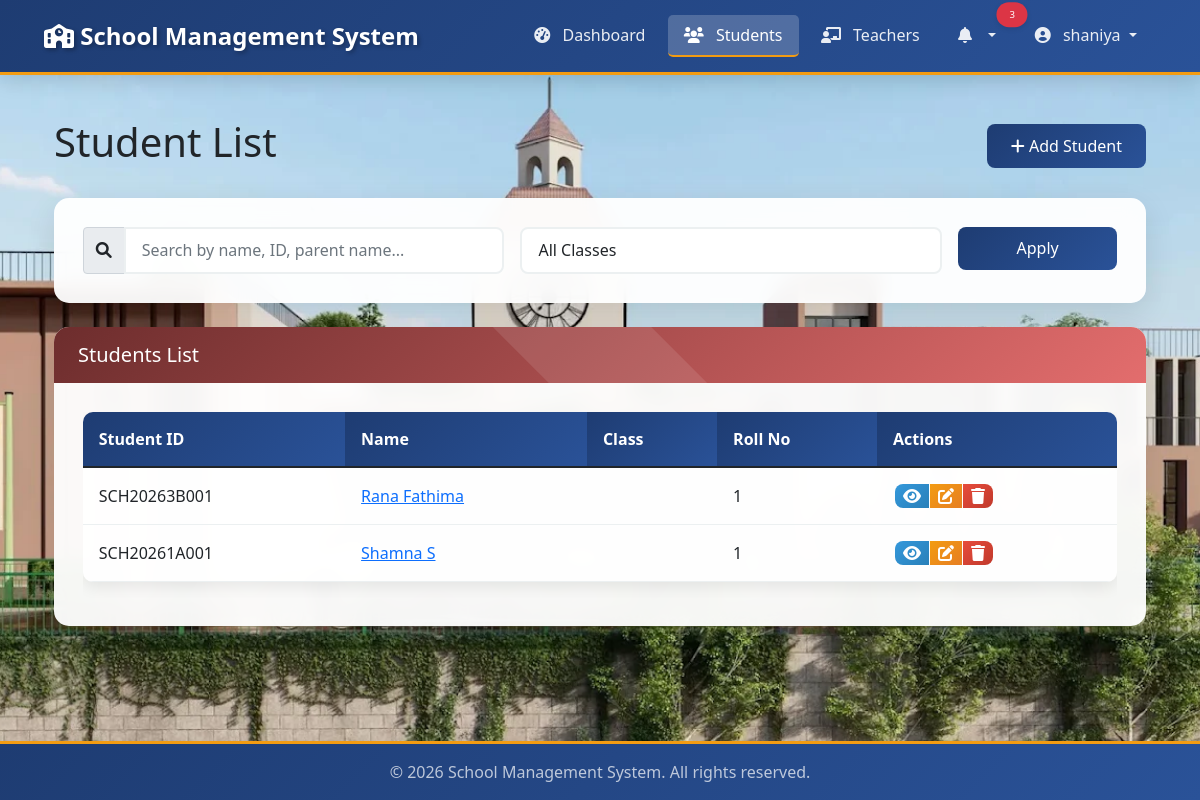
The page /students/ (signed in) on the database as committed earlier.
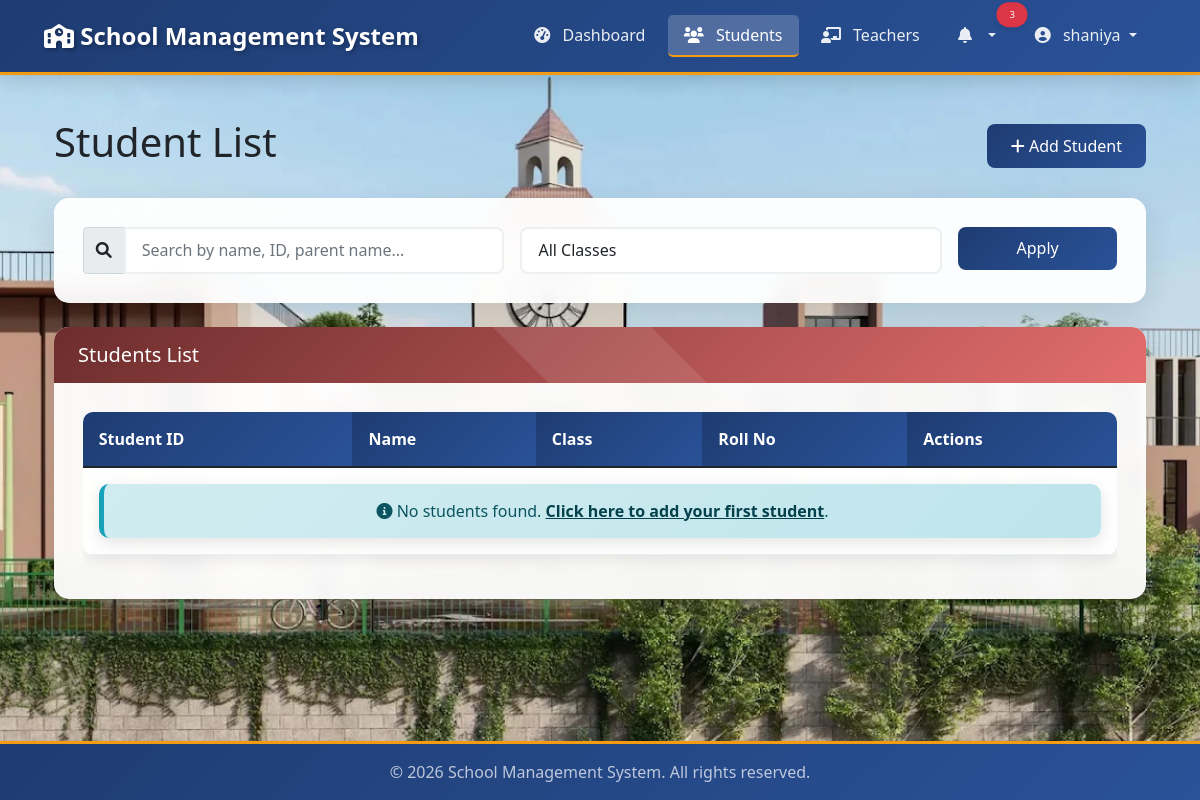
The same page on the database as committed later.
### apps/models.py (models this page shows, shortened)
class Student(models.Model):
    BLOOD_GROUP_CHOICES = [('A+', 'A+'), ('A-', 'A-'), ('B+', 'B+'), ('B-', 'B-'),
                          ('O+', 'O+'), ('O-', 'O-'), ('AB+', 'AB+'), ('AB-', 'AB-')]
    GENDER_CHOICES = [('M', 'Male'), ('F', 'Female'), ('O', 'Other')]
    first_name = models.CharField(max_length=50)
    last_name = models.CharField(max_length=50)
    student_id = models.CharField(max_length=20, unique=True)
    date_of_birth = models.DateField()
    gender = models.CharField(max_length=1, choices=GENDER_CHOICES)
    blood_group = models.CharField(max_length=3, choices=BLOOD_GROUP_CHOICES, blank=True)
    nationality = models.CharField(max_length=50, default='Indian')
    aadhar_number = models.CharField(max_length=12, unique=True, null=True, blank=True)
    current_class = models.ForeignKey(ClassGrade, on_delete=models.SET_NULL, null=True, related_name='students')
    roll_number = models.IntegerField(null=True, blank=True)
    admission_date = models.DateField(default=date.today)
    is_active = models.BooleanField(default=True)
    phone_number = models.CharField(max_length=15, validators=[RegexValidator(r'^\+?1?\d{9,15}$')])
    email = models.EmailField(unique=True)
    address = models.CharField(max_length=200)
    city = models.CharField(max_length=50)
    state = models.CharField(max_length=50)
    pincode = models.CharField(max_length=6)
    father_name = models.CharField(max_length=100)
    father_phone = models.CharField(max_length=15)
    father_occupation = models.CharField(max_length=100, null=True, blank=True)
    mother_name = models.CharField(max_length=100)
    mother_phone = models.CharField(max_length=15)
    mother_occupation = models.CharField(max_length=100, null=True, blank=True)
    guardian_name = models.CharField(max_length=100, null=True, blank=True)
    guardian_phone = models.CharField(max_length=15, null=True, blank=True)
    allergies = models.TextField(null=True, blank=True)
    emergency_contact = models.CharField(max_length=15)
    medical_conditions = models.TextField(null=True, blank=True)
    profile_picture = models.ImageField(upload_to='students/profile/', null=True, blank=True)
    created_at = models.DateTimeField(auto_now_add=True)
    created_by = models.ForeignKey(User, on_delete=models.SET_NULL, null=True, related_name='students_created')
    religion = models.CharField(max_length=51, null=True, blank=True)
    community = models.CharField(max_length=51, null=True, blank=True)
    caste = models.CharField(max_length=50, null=True, blank=True)
    updated_at = models.DateTimeField(auto_now=True)
    class Meta:
        ordering = ['current_class', 'roll_number', 'first_name']
        unique_together = ['current_class', 'roll_number']
    @property
    def full_name(self):
        return f"{self.first_name} {self.last_name}"

### apps/views.py (the view, shortened to what this page needs)
# urls.py: path('students/', views.student_list, name='student_list'),
@login_required
def student_list(request):
    students = Student.objects.filter(is_active=True)
    class_id = request.GET.get('class')
    if class_id:
        students = students.filter(current_class_id=class_id)
    search_query = request.GET.get('search')
    students = students.exclude(pk__isnull=True)
    paginator = Paginator(students, 20)
    page_number = request.GET.get('page')
    page_obj = paginator.get_page(page_number)
    context = {
        'students': page_obj,
        'classes': ClassGrade.objects.all(),
        'search_query': search_query,
        'selected_class': class_id,
    }
    return render(request, 'apps/student_list.html', context)

### apps/models.py (called while the page is built)
    def __str__(self):
        return self.get_name_display()

### apps/templates/apps/student_list.html (shortened to what this page needs)
﻿{% extends 'apps/base.html' %}
{% load static %}
{% block content %}
<div class="container-fluid">
    <div class="d-flex justify-content-between align-items-center mb-4">
        <h1>Student List</h1>
        <a href="{% url 'student_add' %}" class="btn btn-primary">
            <i class="fas fa-plus"></i> Add Student
        </a>
    </div>
    <div class="card mb-4">
        <div class="card-body">
            <form method="get" class="row g-3">
                <div class="col-md-5">
                    <div class="input-group">
                        <span class="input-group-text"><i class="fas fa-search"></i></span>
                        <input type="text" class="form-control" name="search" placeholder="Search by name, ID, parent name..." value="{{ request.GET.search }}">
                    </div>
                </div>
                <div class="col-md-5">
                    <select class="form-select" name="class">
                        <option value="">All Classes</option>
                    </select>
                </div>
                <div class="col-md-2">
                    <button type="submit" class="btn btn-primary w-100">Apply</button>
                </div>
            </form>
        </div>
    </div>
    <div class="card">
        <div class="card-header bg-primary text-white">
            <h5 class="mb-0">Students List</h5>
        </div>
        <div class="card-body">
            <div class="table-responsive">
                <table class="table table-hover">
                    <thead>
                        <tr>
                            <th>Student ID</th>
                            <th>Name</th>
                            <th>Class</th>
                            <th>Roll No</th>
                            <th>Actions</th>
                        </tr>
                    </thead>
                    <tbody>
                        {% for student in students %}
                        <tr>
                            <td>{{ student.student_id }}</td>
                            <td>
                                {% if student.pk %}
                                    <a href="{% url 'student_detail' student.pk %}">
                                        {{ student.full_name }}
                                    </a>
                                {% else %}
                                    {{ student.full_name }}
                                {% endif %}
                            </td>
                            <td>{{ student.current_class }}</td>
                            <td>{{ student.roll_number|default:"N/A" }}</td>
                            <td>
                                <div class="btn-group" role="group">
                                    {% if student.pk %}
                                    <a href="{% url 'student_detail' student.pk %}" class="btn btn-sm btn-info" title="View">
                                        <i class="fas fa-eye"></i>
                                    </a>
                                    <a href="{% url 'student_edit' student.pk %}" class="btn btn-sm btn-warning" title="Edit">
                                        <i class="fas fa-edit"></i>
                                    </a>
                                    <a href="{% url 'student_delete' student.pk %}"
                                       class="btn btn-sm btn-danger"
                                       title="Delete"
                                       onclick="return confirm('Are you sure you want to delete {{ student.full_name }}?')">
                                        <i class="fas fa-trash"></i>
                                    </a>
                                    {% endif %}
                                </div>
                            </td>
                        </tr>
                        {% empty %}
                        <tr>
                            <td colspan="5" class="text-center">
                                <div class="alert alert-info mb-0">
                                    <i class="fas fa-info-circle"></i> No students found.
                                    <a href="{% url 'student_add' %}" class="alert-link">Click here to add your first student</a>.
                                </div>
                            </td>
                        </tr>
                        {% endfor %}
                    </tbody>
                </table>
            </div>
        </div>
    </div>
</div>
{% endblock %}

### apps/templates/apps/base.html (shortened to what this page needs)
﻿{% load static %}
<!DOCTYPE html>
<html lang="en">
<head>
    <link href="https://cdn.jsdelivr.net/npm/bootstrap@5.1.3/dist/css/bootstrap.min.css" rel="stylesheet">
    <link rel="stylesheet" href="https://cdnjs.cloudflare.com/ajax/libs/font-awesome/6.0.0/css/all.min.css">
    <link rel="stylesheet" href="{% static 'apps/css/style.css' %}">
</head>
<body class="d-flex flex-column min-vh-100">
    {% if user.is_authenticated %}
    <nav class="navbar navbar-expand-lg navbar-dark" id="main-navbar">
        <div class="container-fluid">
            <a class="navbar-brand" href="{% url 'dashboard' %}">
                <i class="fas fa-school"></i> School Management System
            </a>
            <div class="collapse navbar-collapse" id="navbarNav">
                <ul class="navbar-nav ms-auto">
                    <li class="nav-item">
                        <a class="nav-link {% if request.resolver_match.url_name == 'dashboard' %}active{% endif %}"
                           href="{% url 'dashboard' %}">
                            <i class="fas fa-tachometer-alt"></i> Dashboard
                        </a>
                    </li>
                    <li class="nav-item">
                        <a class="nav-link {% if request.resolver_match.url_name == 'student_list' %}active{% endif %}"
                           href="{% url 'student_list' %}">
                            <i class="fas fa-users"></i> Students
                        </a>
                    </li>
                    <li class="nav-item">
                        <a class="nav-link {% if request.resolver_match.url_name == 'teacher_list' %}active{% endif %}"
                           href="{% url 'teacher_list' %}">
                            <i class="fas fa-chalkboard-teacher"></i> Teachers
                        </a>
                    </li>
                    <li class="nav-item dropdown">
                        <a class="nav-link dropdown-toggle position-relative" href="#" id="notificationDropdown" data-bs-toggle="dropdown" aria-expanded="false">
                            <i class="fas fa-bell"></i>
                            <span class="position-absolute top-0 start-100 translate-middle badge rounded-pill bg-danger" style="font-size: 0.6rem;">
                                3
                            </span>
                        </a>
                    </li>
                    <li class="nav-item dropdown">
                        <a class="nav-link dropdown-toggle" href="#" data-bs-toggle="dropdown">
                            <i class="fas fa-user-circle"></i> {{ user.get_full_name|default:user.username }}
                        </a>
                    </li>
                </ul>
            </div>
        </div>
    </nav>
    {% endif %}
    <main class="container mt-4 flex-grow-1">
        {% block content %}{% endblock %}
    </main>
    <footer class="footer mt-auto py-3">
        <div class="container text-center">
            <span class="text-muted">
                © {% now "Y" %} School Management System. All rights reserved.
            </span>
        </div>
    </footer>
</body>
</html>

Rows that differ between the two databases and show on the page:
removed Student: student_id "SCH20263B001", full_name "Rana Fathima", roll_number "1"
removed Student: student_id "SCH20261A001", full_name "Shamna S", roll_number "1"
Other text that changed with them:
text now shown: "No students found. Click here to add your first student ."
